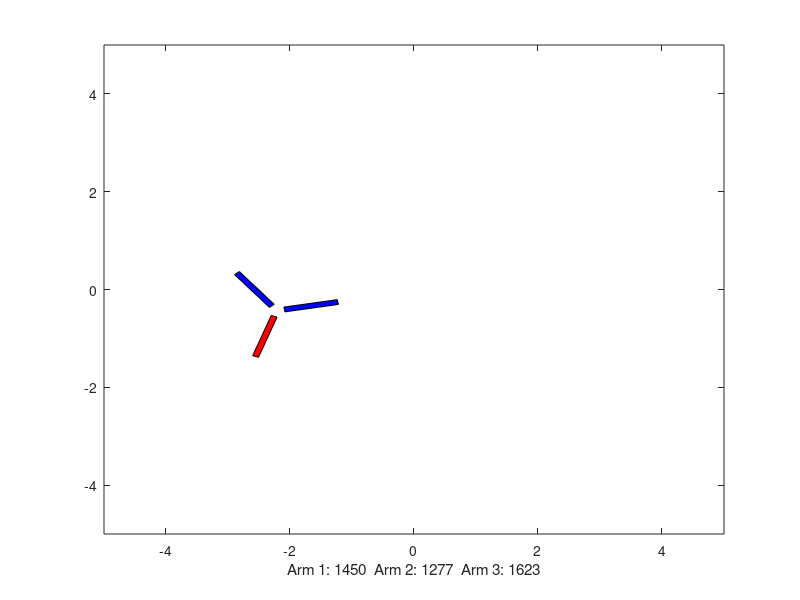

This chart was generated by the following MATLAB code:
clear all;
clc;

timeDelay = 0.02;
runTime = 2;
runClock = 0.0;

arm1 = [-0.05,0.05,0.05,-0.05;0.125,0.125,1,1];
arm2 = [0.133,0.891,0.841,0.083;-0.0192,-0.4567,-0.5433,-0.1058];
arm3 = [-0.133,-0.891,-0.841,-0.083;-0.0192,-0.4567,-0.5433,-0.1058];

hold off;
axis([-5,5,-5,5]);

rotation = 0;
rotorTorque = -5;
xCoord = 0;
yCoord = 0;

maxServo = 2000;
minServo = 1000;
midServo = 1500;

inRoll = 1500;
inPitch = 1800;
inYaw = 1350;

absRoll = (inRoll - midServo)/(midServo-minServo);
absPitch = (inPitch - midServo)/(midServo-minServo);
absYaw = (inYaw - midServo)/(midServo-minServo);

angle1 = (0.5 * absRoll + 1/3 * absYaw);
angle2 = (-0.577 * absPitch - 0.25 * absRoll + 1/3 * absYaw);
angle3 = (0.577 * absPitch - 0.25 * absRoll + 1/3 * absYaw);

%%angle1 = 1.4;
%%angle2 = 0.0;
%%angle3 = -0.4;

angle1New = angle1 * 500 + 1500;
angle2New = angle2 * 500 + 1500;
angle3New = angle3 * 500 + 1500;

yawScalar = 10;
rollScalar = 0.1;
pitchScalar = 0.1;

while runClock < runTime
    rotation = yawScalar * (angle1 + angle2 + angle3) - rotorTorque + rotation;
    roll = (angle1 - 0.5 * angle2 - 0.5 * angle3) * rollScalar;
    pitch = (0.577 * angle3 - 0.577 * angle2) * pitchScalar;
    
    xCoord = roll * cosd(rotation) - pitch * sind(rotation) + xCoord; 
    yCoord = pitch * cosd(rotation) - roll * sind(rotation) + yCoord;
    
    rotationFactorX1 = [cosd(-rotation),-sind(-rotation)];
    rotationFactorY1 = [sind(-rotation),cosd(-rotation)];
    rotationFactorX2 = [cosd(-rotation),-sind(-rotation)];
    rotationFactorY2 = [sind(-rotation),cosd(-rotation)];
    rotationFactorX3 = [cosd(-rotation),-sind(-rotation)];
    rotationFactorY3 = [sind(-rotation),cosd(-rotation)];
    
    rotationArm1 = [rotationFactorX1*arm1;rotationFactorY1*arm1];
    rotationArm2 = [rotationFactorX2*arm2;rotationFactorY2*arm2];
    rotationArm3 = [rotationFactorX3*arm3;rotationFactorY3*arm3];
    
    fill(rotationArm1(1,:)+xCoord,rotationArm1(2,:)+yCoord,'r')
    hold on;
    fill(rotationArm2(1,:)+xCoord,rotationArm2(2,:)+yCoord,'b')
    fill(rotationArm3(1,:)+xCoord,rotationArm3(2,:)+yCoord,'b')
    hold off;
    axis([-5,5,-5,5]);
    
    label = sprintf('Arm 1: %.0f  Arm 2: %.0f  Arm 3: %.0f', angle1New, angle2New, angle3New);
    xlabel(label);
    pause(timeDelay);
    runClock = runClock + timeDelay;
end









